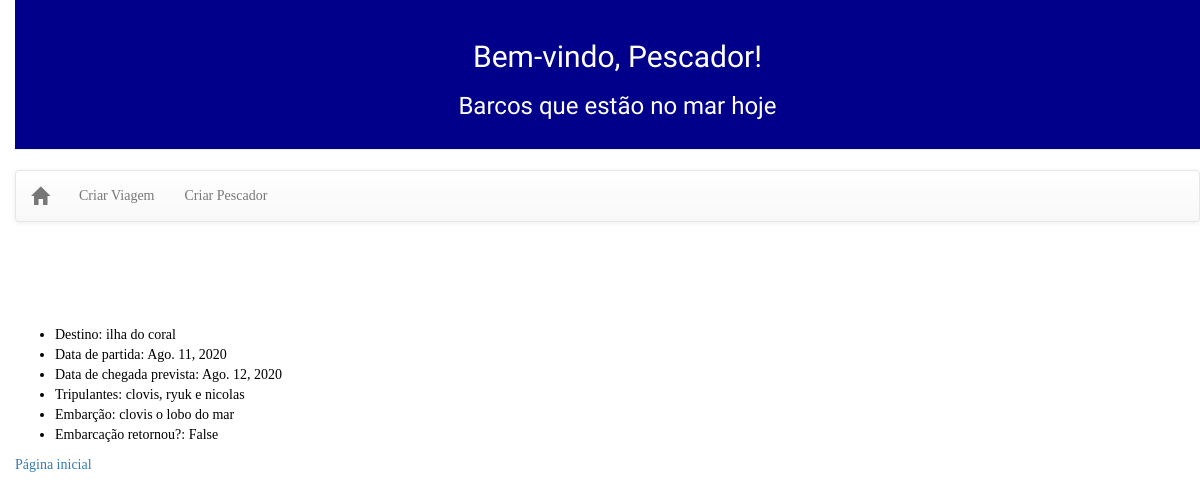
Screenshot of /index/detalhe_viagem/1 with the database file from the repository.
### quem_foi_para_mar_core/models.py (models this page shows, shortened)
class Viagem(models.Model):
    class Meta:
        verbose_name_plural = "Viagens"
    destino = models.CharField("Destino", max_length=254)
    data_partida = models.DateField("Data de partida", auto_now=False)
    data_chegada_prevista = models.DateField("Data de chegada prevista",
                                             auto_now=False)
    tripulacao = models.CharField("Nome dos tripulantes", max_length=254)
    embarcacao_retornou = models.BooleanField("Retornou ?", default=False)
    embarcacao_id = models.ForeignKey(Embarcacao, on_delete=models.PROTECT)
    pescador_id = models.ForeignKey(Pescador, default=1, on_delete=models.PROTECT)

class Embarcacao(models.Model):
    class Meta:
        verbose_name_plural = "Embarcações"
    nome = models.CharField("Nome", max_length=254)
    numeracao = models.CharField("Numeração", max_length=50)
    modelo = models.CharField("Modelo", max_length=100)
    caracteristicas = models.CharField("características", max_length=254)
    def __str__(self):
        return self.nome

### quem_foi_para_mar_core/views.py (the view)
# urls.py: path('detalhe_viagem/<int:pk>', views.ViagemViewSet.detalhes_viagem, name="detalhes_viagem"),
    def detalhes_viagem(request, pk):
        post = get_object_or_404(Viagem, pk=pk)
        return render(request, 'quem_foi_para_mar_core/detalhe_viagem.html', {'post': post})

### quem_foi_para_mar_core/templates/quem_foi_para_mar_core/detalhe_viagem.html
{% extends "quem_foi_para_mar_core/base.html" %}
{% block content %}
<div class="post">
    <h2>Detalhes da viagem</h2>
        <ul>
          <li>Destino: {{post.destino}}</li>
          <li>Data de partida: {{post.data_partida}}</li>
          <li>Data de chegada prevista: {{post.data_chegada_prevista}}</li>
          <li>Tripulantes: {{post.tripulacao}}</li>
          <li>Embarção: {{post.embarcacao_id}}</li>
          <li>Embarcação retornou?: {{post.embarcacao_retornou}}</li>
        </ul>
    <a href="/index">Página inicial</a>
    </div>
{% endblock %}

### quem_foi_para_mar_core/templates/quem_foi_para_mar_core/base.html (shortened to what this page needs)
{% load static %}
<html>
  <head>
      <link rel="stylesheet" href="//maxcdn.bootstrapcdn.com/bootstrap/3.2.0/css/bootstrap.min.css">
      <link rel="stylesheet" href="//maxcdn.bootstrapcdn.com/bootstrap/3.2.0/css/bootstrap-theme.min.css">
      <link rel="stylesheet" href="{% static 'css/quem_foi_para_mar_core.css' %}">
  </head>
  <body>
      <div class="page-header">
          <h2>Bem-vindo, {{ user.username|default:'Pescador' }}!</h2>
          <h3>Barcos que estão no mar hoje</h3>
      </div>
      <div class="post-form">
        <nav class="navbar navbar-default">
  <div class="container-fluid">
    <div class="navbar-header">
      <a class="navbar-brand" href="/index"><span class="glyphicon glyphicon-home" aria-hidden="true"></span></a>
    </div>
  <ul class="nav navbar-nav navbar-left">
          <li><a href="{% url "criar_viagem" %}">Criar Viagem</a></li>
          <li><a href="{% url "criar_pescador" %}">Criar Pescador</a></li>
    </ul>
  </nav>
      </div>
      <div class="content-container">
          <div class="row">
              <div class="col-md-8">
                <br>
              {% block content %}{% endblock %}
              </div>
          </div>
      </div>
</body>
</html>

### quem_foi_para_mar_core/static/css/quem_foi_para_mar_core.css (style rules this page uses)
h1, h2, h3 { color: #ffffff; font-family: 'Lobster'; text-align: center; }
body { padding-left: 15px; font-family: 'sans-serif'; align-items: center; text-align: center; justify-content: center; }
.page-header { background-color: #00008B; color: #ffffff; margin-top: 0; padding: 20px 20px 20px 40px; align-items: center; justify-content: center; }
.post { align-items: center; text-align: justify; color: #000000; }
.post-form { align-items: center; text-align: left; color: #000000; }
.content-container { align-items: center; text-align: justify; }

### rows the page displays
Viagem: destino "ilha do coral", data_partida "Ago. 11, 2020", data_chegada_prevista "Ago. 12, 2020", tripulacao "clovis, ryuk e nicolas", embarcacao_id "clovis o lobo do mar", embarcacao_retornou "False"

### other values shown
{{ user.username|default:'Pescador' }} "Pescador"
